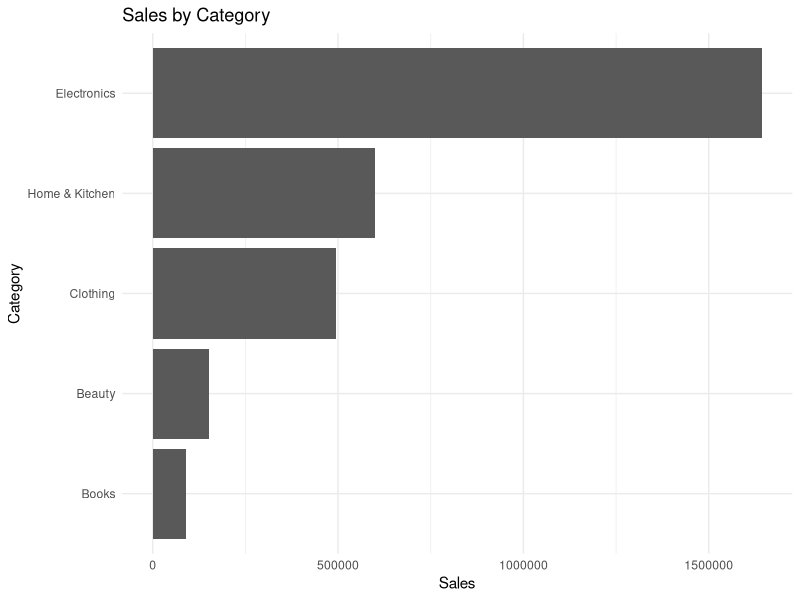
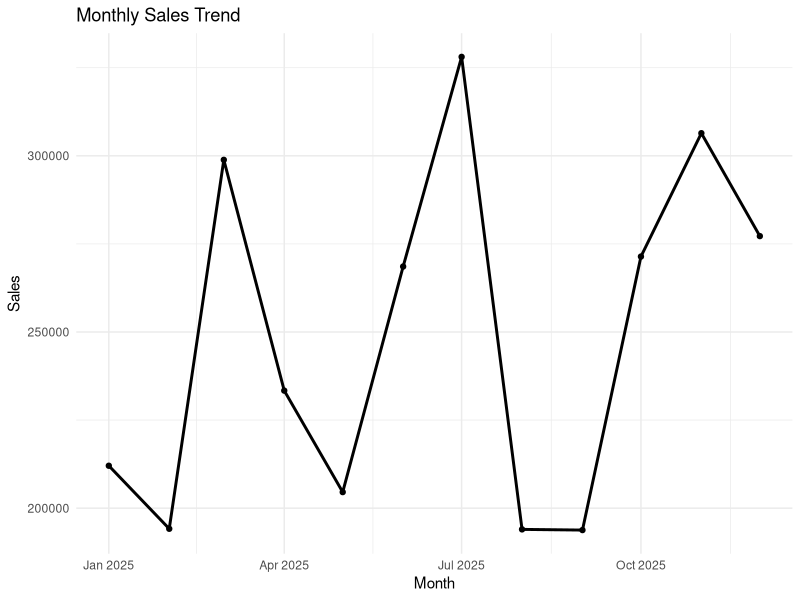
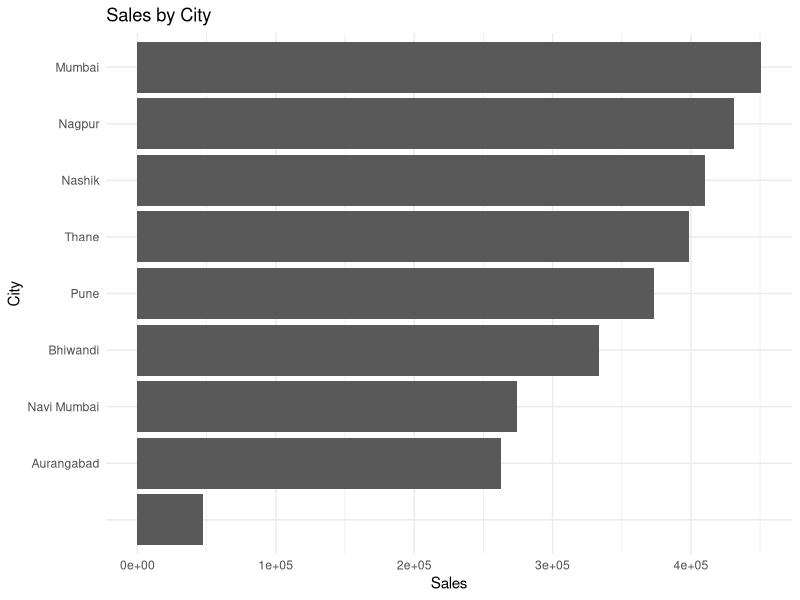
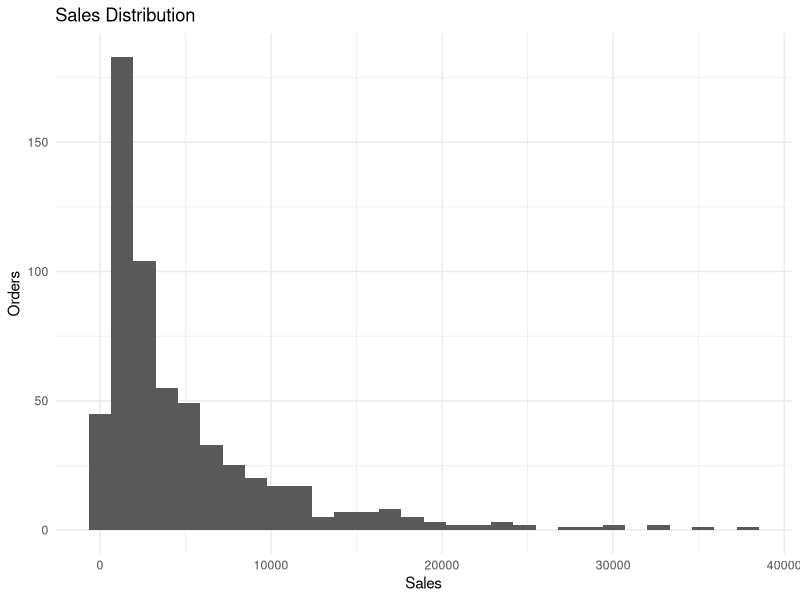
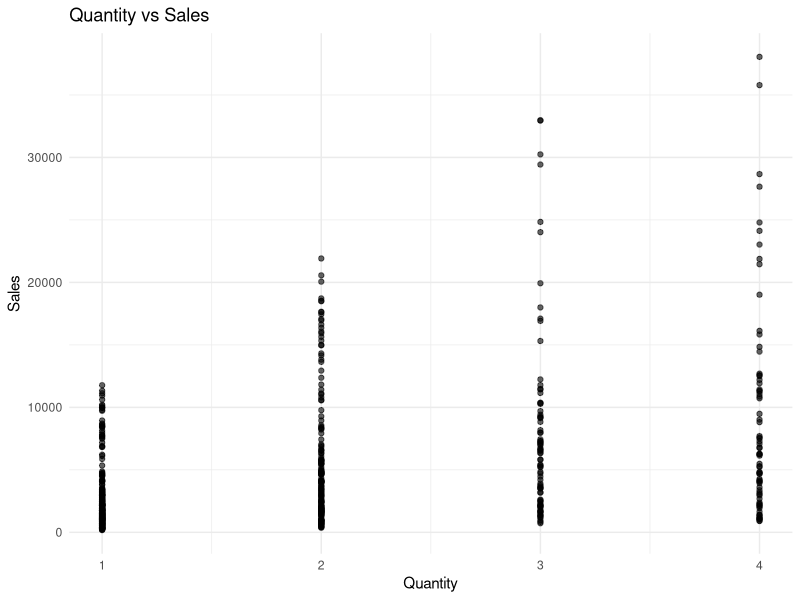

Write the R code that produced these figures, in order.
library(dplyr)
library(ggplot2)
library(readr)

setwd("D:\\python_40k")
df= read.csv("ecommerce_sales_data_records.csv")

head(df)
tail(df)
str(df)
summary(df)
dim(df)
names(df)

nrow(df)
ncol(df)

colSums(is.na(df))

n_distinct(df$Customer_ID)
n_distinct(df$Product)
n_distinct(df$Category)

df <- df %>%
  mutate(
    Order_Date = as.Date(Order_Date),
    City = ifelse(is.na(City), "Unknown", City),
    Payment_Method = ifelse(is.na(Payment_Method), "Unknown", Payment_Method),
    Month = format(Order_Date, "%Y-%m")
  ) %>%
  group_by(Category) %>%
  mutate(Rating = ifelse(is.na(Rating), median(Rating, na.rm = TRUE), Rating)) %>%
  ungroup()

high_value_orders <- df %>% filter(Sales > 5000)

top_orders <- df %>%
  arrange(desc(Sales)) %>%
  select(Order_ID, Category, Product, Sales) %>%
  slice_head(n = 10)

category_summary <- df %>%
  group_by(Category) %>%
  summarise(
    Total_Sales = sum(Sales),
    Orders = n(),
    Avg_Rating = mean(Rating),
    .groups = "drop"
  ) %>%
  arrange(desc(Total_Sales))

monthly_sales <- df %>%
  group_by(Month) %>%
  summarise(Total_Sales = sum(Sales), .groups = "drop")

city_summary <- df %>%
  group_by(City) %>%
  summarise(Total_Sales = sum(Sales), .groups = "drop") %>%
  arrange(desc(Total_Sales))

# KPIs
cat("Total Sales: ₹", round(sum(df$Sales), 2), "\n")
cat("Orders:", nrow(df), "\n")
cat("Unique Customers:", n_distinct(df$Customer_ID), "\n")
cat("Average Order Value: ₹", round(mean(df$Sales), 2), "\n")

# ggplot2 visualizations
ggplot(category_summary, aes(reorder(Category, Total_Sales), Total_Sales)) +
  geom_col() + coord_flip() +
  labs(title = "Sales by Category", x = "Category", y = "Sales") +
  theme_minimal()

ggplot(monthly_sales,
       aes(as.Date(paste0(Month, "-01")), Total_Sales)) +
  geom_line(linewidth = 1) + geom_point() +
  labs(title = "Monthly Sales Trend", x = "Month", y = "Sales") +
  theme_minimal()

ggplot(city_summary, aes(reorder(City, Total_Sales), Total_Sales)) +
  geom_col() + coord_flip() +
  labs(title = "Sales by City", x = "City", y = "Sales") +
  theme_minimal()

ggplot(df, aes(Sales)) +
  geom_histogram(bins = 30) +
  labs(title = "Sales Distribution", x = "Sales", y = "Orders") +
  theme_minimal()

ggplot(df, aes(Quantity, Sales)) +
  geom_point(alpha = 0.6) +
  labs(title = "Quantity vs Sales", x = "Quantity", y = "Sales") +
  theme_minimal()
